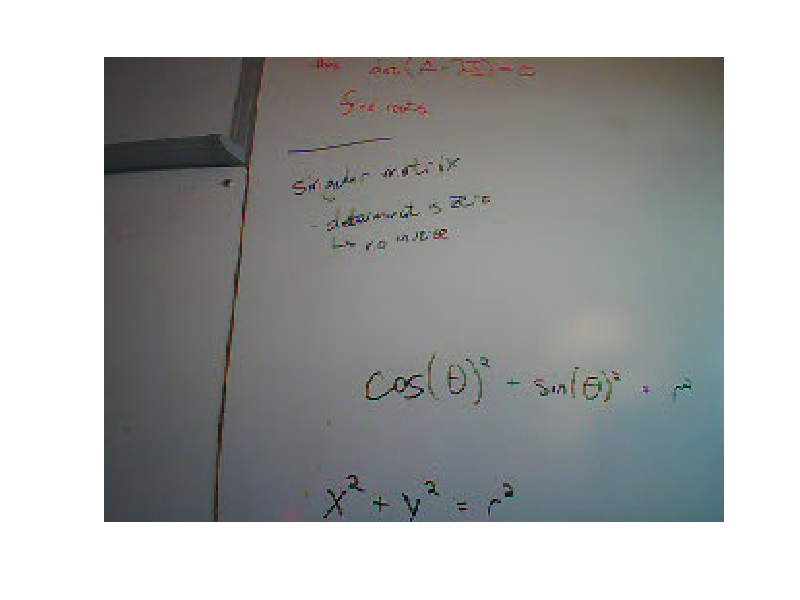

Reproduce this figure in MATLAB.
% % attempt to display pixel buffer
%
% % this is a mirror image
% load pixbuf_rows2.txt;
% img = reshape(pixbuf_rows2, 320, 240, 3);
% img = imrotate(img, -90, 'nearest');
% imshow(uint8(img))

load pixbuf_rows2.txt;
A = zeros(240, 320, 3);
for i=0:size(pixbuf_rows2,1)-1
    row = floor(i/320) + 1;
    col = mod(i, 320) + 1;
    A(row,col,:) = pixbuf_rows2(i+1,:);
end
imshow(uint8(A))
